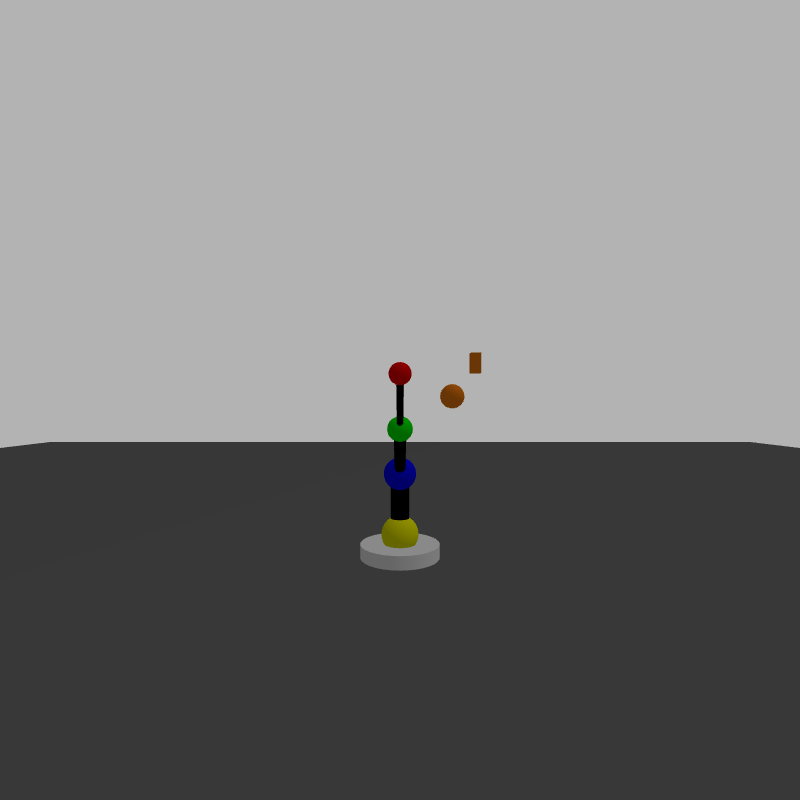
#> input picture catkin_ws/testPhotos/angle2/camera1_angle2move1_angle3move0.png, 800 x 800 px, given in place of black_and_white.png, which was not available
$ python angle_calc_bw.py
#> lines starting #> are read from the running program, lines starting #| are printed output that depends on the picture; pictures that were not available may be replaced by others from this repository, and a replacement may not be noted
import cv2
import numpy as np
from matplotlib import pyplot as plt

# [35 lines of commented-out code are left out]

def find_sphere_centre(img, template, choice):
#> called with template = 'yellow_template.png', choice = 'cv2.TM_CCOEFF_NORMED'
  method = eval(choice)
  template = cv2.imread(template, 0)
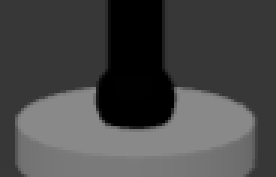
#> input picture catkin_ws/src/ivr_assignment/src/yellow_template.png, 92 x 59 px (shown 3 times larger)
#> template is the input picture: shape (59, 92); min 0, max 137, mean 71.6
  # img = cv2.imread('image_copy_img1.png', 0)
  w, h = template.shape[::-1]
#> w = 92; h = 59

  res = cv2.matchTemplate(img, template, method)
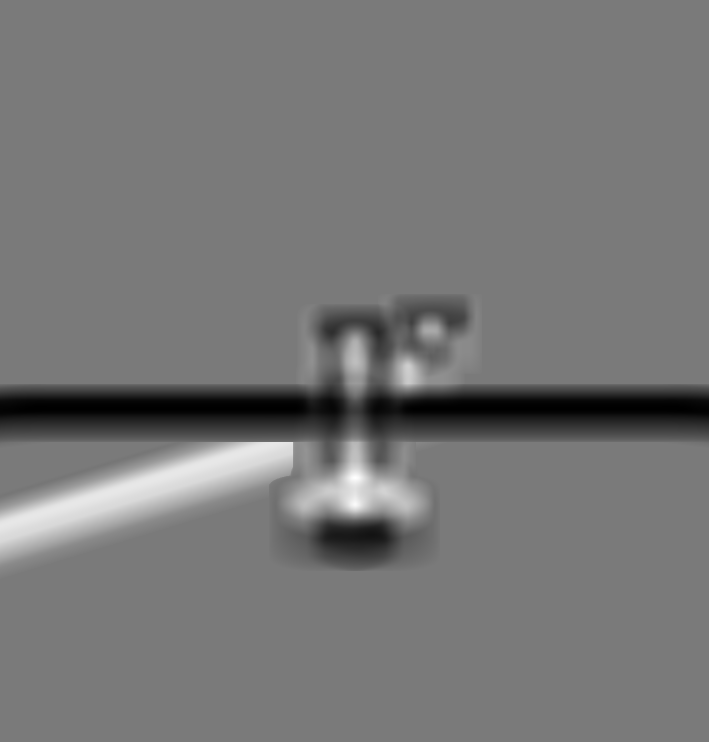
#> res: shape (742, 709) float32; min -0.656, max 0.706, mean -0.0198; drawn with min black and max white
  min_cal, max_val, min_loc, max_loc = cv2.minMaxLoc(res)
#> min_cal = -0.656; max_val = 0.706; min_loc = (675, 408); max_loc = (355, 477)
  if method in [cv2.TM_SQDIFF, cv2.TM_SQDIFF_NORMED]:
    top_left = min_loc
  else:
    top_left = max_loc
#> top_left = (355, 477)
  bottom_right = (top_left[0] + w, top_left[1] + h)
#> bottom_right = (447, 536)

  cv2.rectangle(img, top_left, bottom_right, 0, 2)
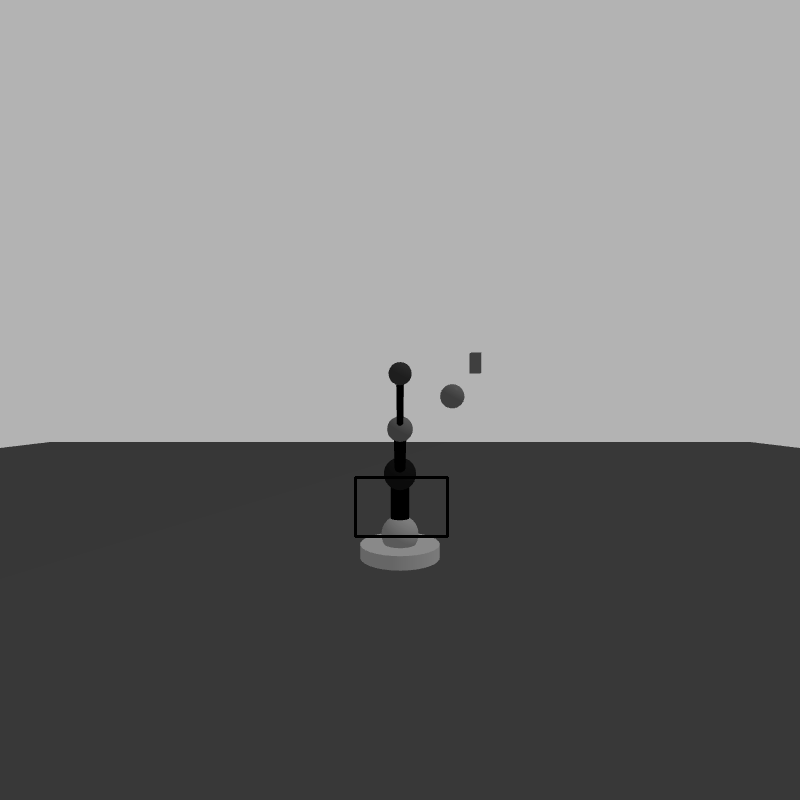
#> img: shape (800, 800); min 0, max 179, mean 123.7

  plt.subplot(121), plt.imshow(res, cmap='gray')
  plt.title('Matching Result'), plt.xticks([]), plt.yticks([])
  plt.subplot(122), plt.imshow(img, cmap='gray')
  plt.title('Detected Point'), plt.xticks([]), plt.yticks([])
  plt.suptitle(choice)
  plt.show()
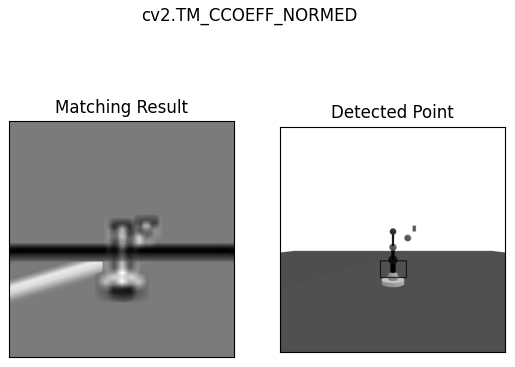
#> figure drawn by matplotlib, 2 panels

  centre_x = int((bottom_right[0] - top_left[0])/2) + top_left[0]
#> centre_x = 401
  centre_y = int((bottom_right[1] - top_left[1])/2) + top_left[1]
#> centre_y = 506
  centre = np.array([centre_x, centre_y])
#> centre = [401, 506]
  return centre

test = cv2.imread('black_and_white.png', 0)
print(find_sphere_centre(test, 'yellow_template.png', 'cv2.TM_CCOEFF_NORMED'))
#| [401 506]

    # original_image = cv2.imread('image_copy_img1.png', 1)
    # cropped = original_image[centre_y-50:centre_y+50, centre_x-50:centre_x+50].copy()
    # cv2.imwrite('final.png', cropped)
